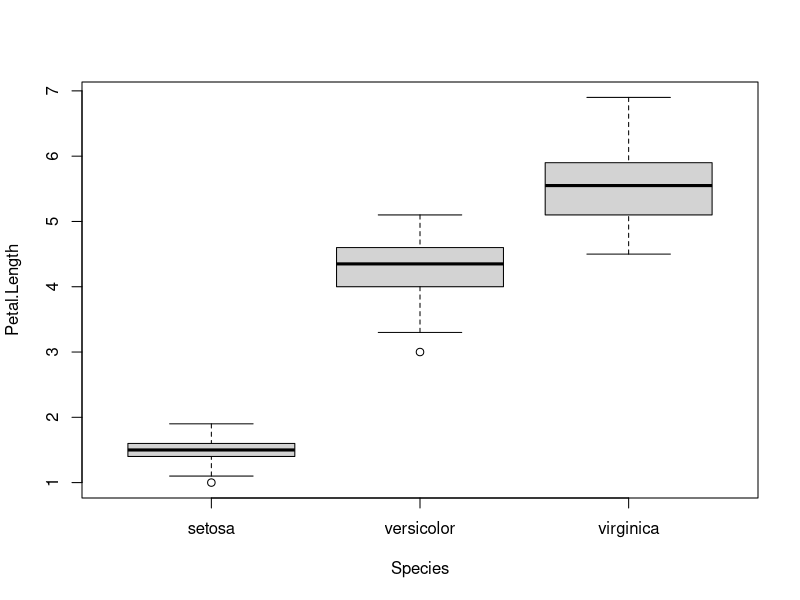

This chart was generated by the following R code:
## ---- chunk 1
head(x = iris)
## ---- chunk 2
boxplot(Petal.Length ~ Species, data = iris)
## ---- chunk 3
# ANOVA on iris data set
# Jeff Oliver
# jcoliver@email.arizona.edu
# 2016-09-09
## ---- chunk 4
aov(formula = Petal.Length ~ Species, data = iris)
## ---- chunk 5
petal.length.aov <- aov(formula = Petal.Length ~ Species, data = iris)
## ---- chunk 6
petal.length.aov
## ---- chunk 7
summary(object = petal.length.aov)
## ---- chunk 8
# T-test on iris petal lengths
# Jeff Oliver
# jcoliver@email.arizona.edu
# 2016-09-09

# Compare setosa and versicolor
## ---- chunk 9
setosa <- iris[iris$Species == "setosa", ]
versicolor <- iris[iris$Species == "versicolor", ]
## ---- chunk 10
dim(iris)
## ---- chunk 11
nrow(iris)
nrow(setosa)
## ---- chunk 12
# Compare Petal.Length of these two species
setosa.v.versicolor <- t.test(x = setosa$Petal.Length, y = versicolor$Petal.Length)
## ---- chunk 13
setosa.v.versicolor
## ---- chunk 14
# Download gapminder data
# summary() for QA
# Subset for a single year
# Quick plot of data, showing non-linearity
# Transformation of gdpPercap
# Test lifeExp vs. log.gdpPercap


## ---- chunk 15
# Subset setosa data
setosa <- iris[iris$Species == "setosa", ]
# Subset virginica data
virginica <- iris[iris$Species == "virginica", ]
# Run t-test
setosa.v.virginica <- t.test(x = setosa$Petal.Length, y = virginica$Petal.Length)
# Print the results
setosa.v.virginica
## ---- chunk 16
# Subset versicolor data
versicolor <- iris[iris$Species == "versicolor", ]
# Subset virginica data
virginica <- iris[iris$Species == "virginica", ]
# Run t-test
versicolor.v.virginica <- t.test(x = versicolor$Petal.Length, y = virginica$Petal.Length)
# Print the results
versicolor.v.virginica
